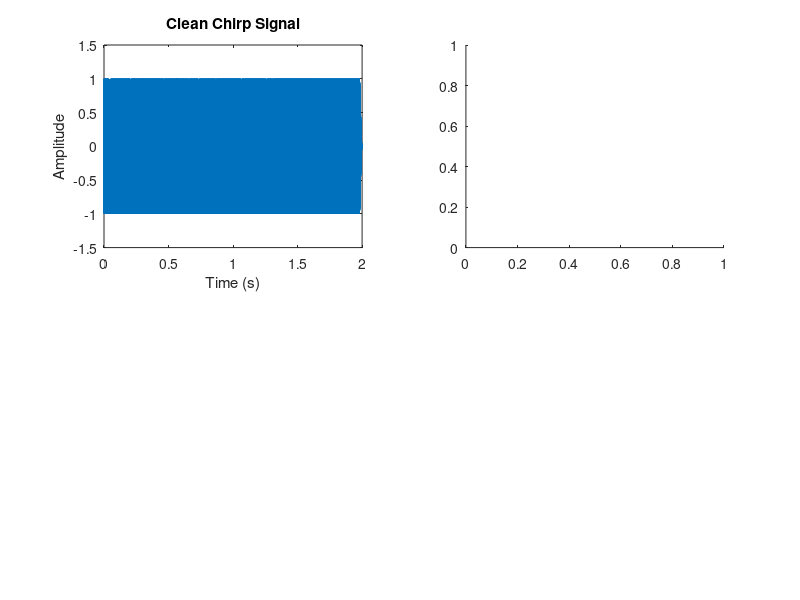

Write the MATLAB code that produced this figure. (Note: this script raises an error after producing the figure.)
% Task 3 Professional

% Define parameters
Fs = 44100; % Sampling frequency
T = 2; % Duration of chirp signal (in seconds)
t = 0:1/Fs:T-1/Fs; % Time vector

% Create chirp signal
f0 = 20000; % Starting frequency (close to Nyquist frequency)
f1 = 22050; % Ending frequency (Nyquist frequency)
chirp_signal = chirp(t, f0, T, f1, 'linear', -90); % Create chirp signal

% Plot clean chirp signal with larger amplitude axis
figure;
subplot(2,2,1);
plot(t, chirp_signal);
title('Clean Chirp Signal');
xlabel('Time (s)');
ylabel('Amplitude');
ylim([-1.5, 1.5]); % Adjust y-axis limits for larger amplitude

% Define distortion functions
distortion1 = @(x) x.^3; % Example distortion function 1 (cubic distortion)
distortion2 = @(x) sin(x); % Example distortion function 2 (sine distortion)

% Apply distortion functions to chirp signal
distorted_signal1 = distortion1(chirp_signal);
distorted_signal2 = distortion2(chirp_signal);

% Combine distorted signals
combined_signal = distorted_signal1 + distorted_signal2;

% Normalize combined signal
combined_signal = combined_signal / max(abs(combined_signal));

% Plot STFT of clean and distorted chirp signals
subplot(2,2,2);
spectrogram(chirp_signal, hann(256), 128, 512, Fs, 'yaxis');
title('STFT of Clean Chirp Signal');

subplot(2,2,3);
spectrogram(combined_signal, hann(256), 128, 512, Fs, 'yaxis');
title('STFT of Distorted Chirp Signal');

% Notch filter design
frequencies = [5000, 10000]; % Frequencies to attenuate
Q = 5; % Quality factor
gain = -10; % Attenuation in dB

% Design notch filter
[b, a] = peq(Fs, frequencies, Q, gain);

% Apply notch filter to combined signal
filtered_signal = filter(b, a, combined_signal);

% Plot STFT of filtered signal
subplot(2,2,4);
spectrogram(filtered_signal, hann(256), 128, 512, Fs, 'yaxis');
title('STFT of Filtered Chirp Signal');

% Play filtered signal
sound(filtered_signal, Fs);

% Function to design peaking equalizer
function [b, a] = peq(Fs, frequencies, Q, gain)
    % Convert frequencies to normalized frequencies
    wo = frequencies / (Fs/2);
    
    % Design peaking equalizer with bandwidth (BW) set to 1/50th of the center frequency
    BW = wo / 50;
    
    % Design peaking equalizer
    [b, a] = iirpeak(wo(1), BW(1), Q, gain); % Design for the first frequency
    % Apply peaking equalizer for the second frequency
    [b2, a2] = iirpeak(wo(2), BW(2), Q, gain); 
    % Combine coefficients for both frequencies
    b = conv(b, b2);
    a = conv(a, a2);
end
